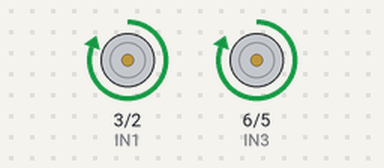
This sketch was run on a simulated Arduino Uno, built with avr-gcc and run on an emulated ATmega328P. On the bench: motor-driver pin pairs drawn as motors (green arrow = first pin HIGH = forward, orange = second pin HIGH = backward, longer = more drive, scaled by the enable pin).

Above: at 1.5 s.
At 4.5 s:
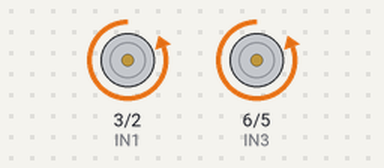
At 7.5 s:
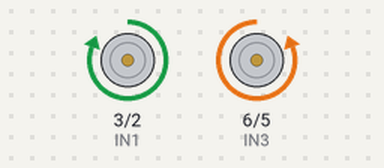
At 10.5 s:
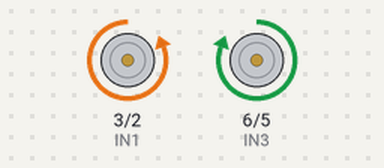
Timing chart, 0 to 15.6 s (numbered marks = the images above):
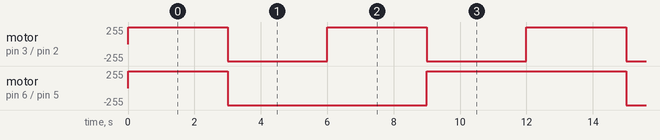

The sketch:

10a_Ponte_H.ino
```cpp
/*
  Funcionamento da ponte H
  EN1 | NE2 => LIGAR MOTOR
  IN1 | IN3 => ROTAÇÃO HORARIA
  IN2 | IN4 => ROTAÇÃO ANTE-HORARIA
*/


// MOTOR 1
#define EN1 4 // definir pino "4" Arduino (apelidar de EN4)
#define IN1 3 // definir pino "3" Arduino (apelidar de IN3)
#define IN2 2 // definir pino "2" Arduino (apelidar de IN2)

// MOTOR 2
#define EN2 7 // definir pino "7" Arduino (apelidar de EN2)
#define IN3 6 // definir pino "6" Arduino (apelidar de IN3)
#define IN4 5 // definir pino "5" Arduino (apelidar de IN4)

void setup() {
  // MOTOR 1
  pinMode(EN1, OUTPUT);  // pino(porta, entrada)
  pinMode(IN1, OUTPUT);  // pino(porta, entrada)
  pinMode(IN2, OUTPUT);  // pino(porta, entrada)

  // MOTOR 2
  pinMode(EN2, OUTPUT);  // pino(porta, entrada)
  pinMode(IN3, OUTPUT);  // pino(porta, entrada)
  pinMode(IN4, OUTPUT);  // pino(porta, entrada)
}

// rotação do motor 1 sentido horário
void motor1_horario(){
  digitalWrite(EN1, 1);
  digitalWrite(IN1, 1);
  digitalWrite(IN2, 0);
}

// rotação do motor 1 sentido ante-horário
void motor1_ante_horario(){
  digitalWrite(EN1, 1);
  digitalWrite(IN1, 0);
  digitalWrite(IN2, 1);
}

// rotação do motor 2 sentido horário
void motor2_horario(){
  digitalWrite(EN2, 1);
  digitalWrite(IN3, 1);
  digitalWrite(IN4, 0);
}

// rotação do motor 2 sentido ante-horário
void motor2_ante_horario(){
  digitalWrite(EN2, 1);
  digitalWrite(IN3, 0);
  digitalWrite(IN4, 1);
}

void loop() {
  // movimento dos motores
  motor1_horario();
  motor2_horario();
  delay(3000);
  motor1_ante_horario();
  motor2_ante_horario();
  delay(3000);
  motor1_horario();
  motor2_ante_horario();
  delay(3000);
  motor1_ante_horario();
  motor2_horario();
  delay(3000);
}
```

TESTE01.cpp
```cpp
#include <Arduino.h>
```

TESTE02.cpp
```cpp
#include <Arduino.h> 
```

TESTE03.cpp
```cpp
#include <Arduino.h>
```

Measured:
- by itself, motor on pin 3 (IN1) / pin 2 (IN2): alternates forward 255/255 for 3.0 s and backward 255/255 for 3.0 s
- by itself, motor on pin 6 (IN3) / pin 5 (IN4): repeats every 12.0 s: backward 255/255 6.0 s, forward 255/255 6.0 s
